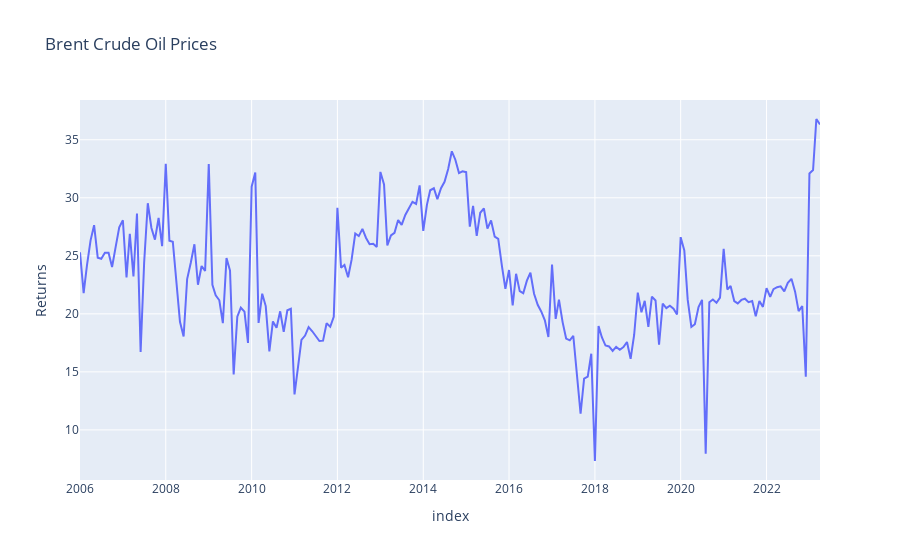

This figure's notebook cell:
### Markdown cell above
3. **Plotting Data**: The data is plotted using `Plotly`, a Python graphing library. This provides a visual representation of the time series data.

### Code cell
#%%
# Plot data
fig = px.line(data, x=data.index, y='Returns', title='Brent Crude Oil Prices')
fig.show()

### Figure 1 — Plotly figure (JSON) as saved in the notebook; plotly's stock layout.template omitted (floating-point values rounded to 4 significant figures; data arrays with more than 128 entries replaced by an {"elided": "..."} marker saying what was removed)
{"data": [{"hovertemplate": "index=%{x}<br>Returns=%{y}<extra></extra>", "legendgroup": "", "line": {"color": "#636efa", "dash": "solid"}, "marker": {"symbol": "circle"}, "mode": "lines", "name": "", "orientation": "v", "showlegend": false, "type": "scatter", "x": {"elided": "208 str values"}, "xaxis": "x", "y": {"elided": "208 float values"}, "yaxis": "y"}], "layout": {"legend": {"tracegroupgap": 0}, "title": {"text": "Brent Crude Oil Prices"}, "xaxis": {"anchor": "y", "domain": [0, 1], "title": {"text": "index"}}, "yaxis": {"anchor": "x", "domain": [0, 1], "title": {"text": "Returns"}}}}
